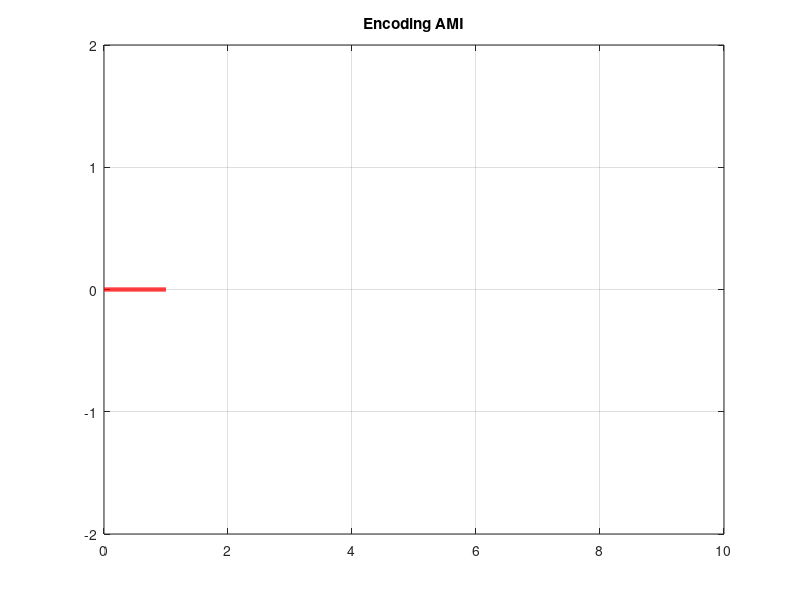

Here is the MATLAB script that generated this plot:
%Encoding
clc;
clear;
bits=input("Given an array: ");
n=100;
bitrate=1;
T=length(bits)/bitrate;
N=length(bits)*n;
dt=T/N;
t=0:dt:T;
x=zeros(1,length(t));
k=1;
for i=1:length(bits)
    
end
plot(t,x,"LineWidth",3,"Color","r");
xlim([0,10]);
ylim([-2,2]);
grid on;
title("Encoding AMI");

%%Decoding
counter = 0;
lastbit =1;
for i=1:length(t)
    if t(i)>counter
        counter = counter+1;
        if x(i)==0
            result(counter)=0;
        else 
            result(counter)=1;
        end
    end
end
disp("Decoding of AMI");
disp(result);
        